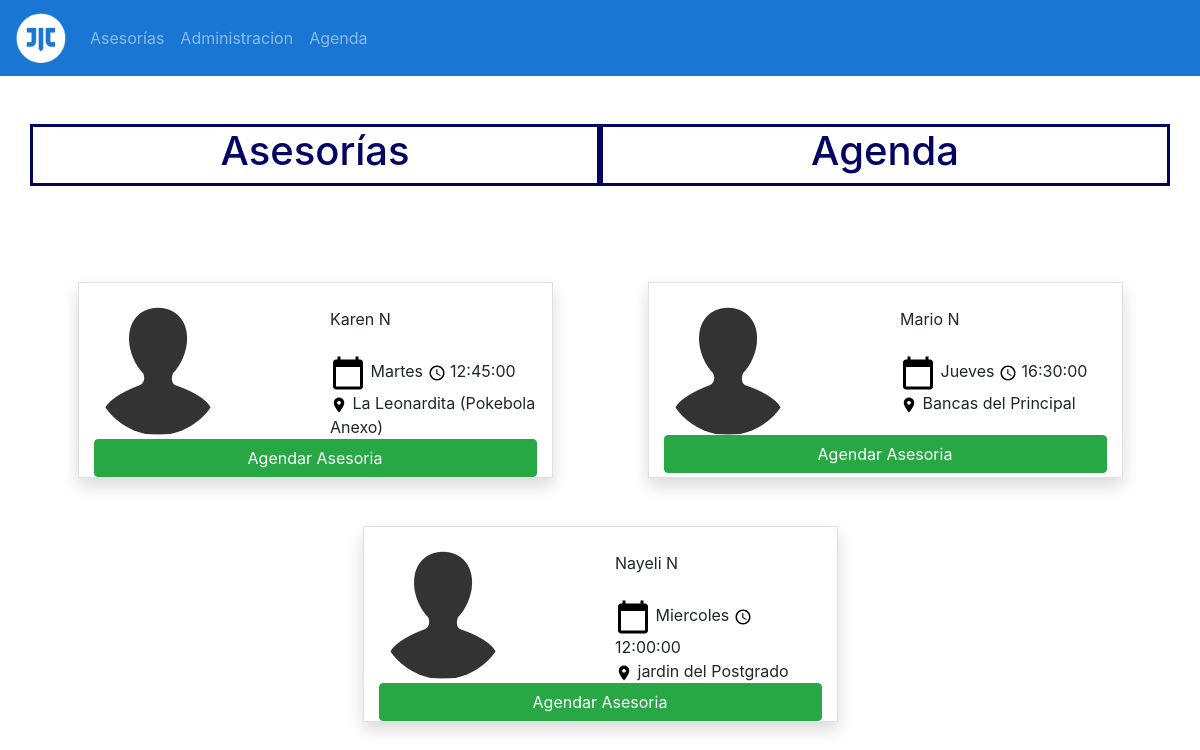
The page /source/tabla_asesores.php?nomMat=Algebra&idclass=2 on the database as committed earlier.
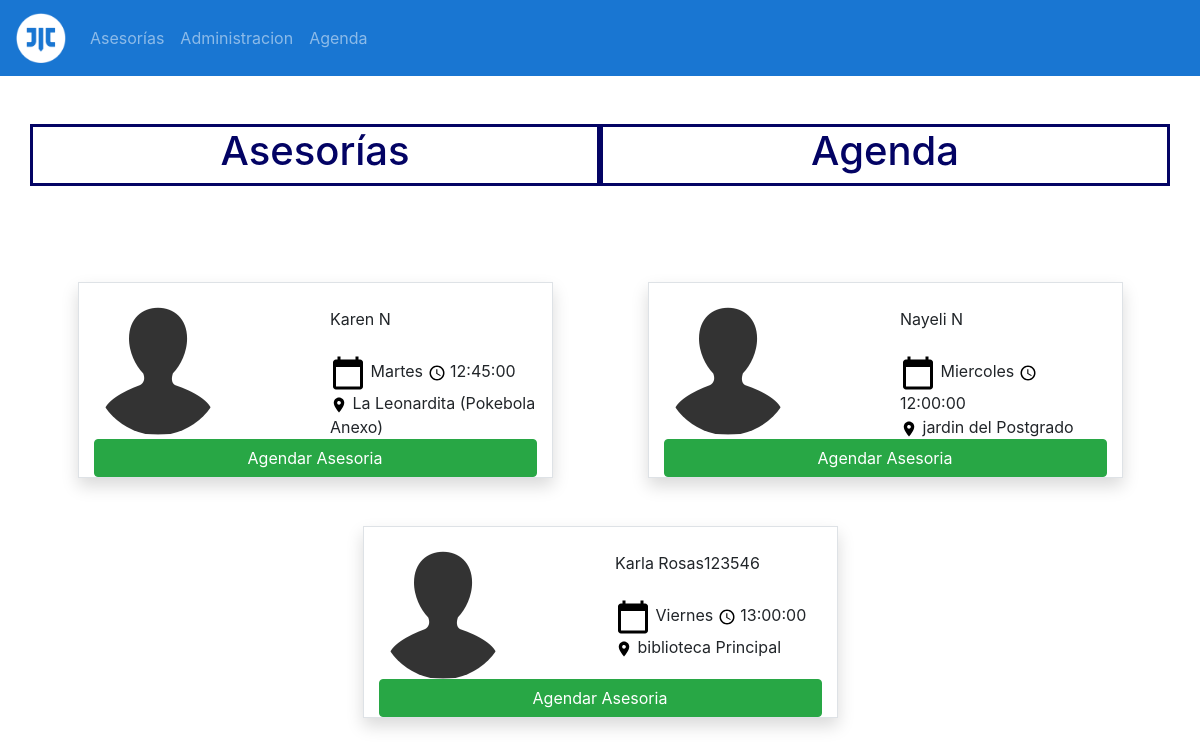
The same page on the database as committed later.
### tables this page shows
CREATE TABLE `sesiones` (
  `id_sesion` int(80) NOT NULL,
  `dia_semana` varchar(200) NOT NULL,
  `horario_sesion` time NOT NULL,
  `lugar_sesion` varchar(200) NOT NULL,
  `Estado` int(4) NOT NULL,
  `id_asesor` int(80) NOT NULL,
  `id_clase` int(80) NOT NULL
);

CREATE TABLE `asesor` (
  `id_asesor` int(80) NOT NULL,
  `nombre_asesor` varchar(200) NOT NULL,
  `celular_asesor` varchar(80) NOT NULL,
  `correo_asesor` varchar(200) NOT NULL,
  `carrera_asesor` varchar(200) NOT NULL,
  `semestre_asesor` int(80) NOT NULL,
  `contrasena_asesor` varchar(255) NOT NULL
);

### source/tabla_asesores.php (the view, shortened to what this page needs)
<!DOCTYPE html>
<html>
    <head>
        <link rel="stylesheet" type="text/css" href="../css/bootstrap.css">
        <link rel="stylesheet" type="text/css" href="../css_javerim/javerim_style.css">
    </head>
    <body>
   <nav class="navbar navbar-expand-lg navbar-dark" style="background-color: #1976D2;">
          <a class="navbar-brand" href="#">
            <img src="../img/iconos/javerim.ico" width="50" height="50" alt="javerin_ico">
          </a>
          <div class="collapse navbar-collapse" id="opciones">
            <ul class="navbar-nav">
              <li class="nav-item">
                <a class="nav-link " href="ver_asesorias.php">Asesorías</a>
              </li>
              <li class="nav-item">
                <a class="nav-link" href="Administracion.php">Administracion</a>
              </li>
              <li class="nav-item">
                <a class="nav-link" href="agenda.php">Agenda</a>
              </li>
            </ul>
          </div>
        </nav>
            <br><br>
            <div class="container">
                <div class="row">
                    <div class="col-6 titulo-nac text-center">
                        <a href="ver_asesorias.php"><h1 class="text-nac">Asesorías</h1></a>
                    </div>
                    <div class="col-6 titulo-nac text-center">
                        <a href="agenda.php"><h1 class="text-nac">Agenda</h1></a>
                    </div>
                </div>
            </div>
            <br><br>
            <div class="container-fluid">
        <?php
            $nombreMat = $_GET['nomMat'];
            $idclase = $_GET['idclass'];
            $servername = "localhost";
            $username = "root";
            $password = "";
            $dbname = "javerim";
            try {
            $conn = new PDO("mysql:host=$servername;dbname=$dbname", $username, $password);
            $conn->setAttribute(PDO::ATTR_ERRMODE, PDO::ERRMODE_EXCEPTION);
            $stmt = $conn->prepare("SELECT asesor.id_asesor, asesor.nombre_asesor, clase.nombre_asig, sesiones.dia_semana, sesiones.horario_sesion, sesiones.lugar_sesion, sesiones.Estado FROM `sesiones` INNER JOIN asesor ON sesiones.id_asesor=asesor.id_asesor INNER JOIN clase ON sesiones.id_clase= clase.id_asig WHERE clase.nombre_asig ='$nombreMat'");
            $stmt->execute();
            $resultado =$stmt->fetchAll();
            }
            catch(PDOException $e) {
                echo "Error: " . $e->getMessage();
            }
            ?>
            <div class="container">
                <div class="row justify-content-around">
                    <?php foreach ($resultado as $dato): ?>
                    <div class="col-md-5 mt-5 border shadow">
                        <br>
                        <div class="row justify-content-between">
                            <div class="col-4">
                                <img src="../img/iconos/contacts_3695.ico" class="rounded-circle" alt="photo">
                            </div>
                            <div class="col-6">
                                <b> </b> <?php echo $dato['nombre_asesor'] ?> <br>
                                <span class="fa fa-star"></span> <br>
                                <img src="../img/iconos/1x/baseline_calendar_today_black_18dp.png" alt="calendar">
                                <b> </b> <?php echo $dato['dia_semana'] ?>
                                <img src="../img/iconos/1x/baseline_query_builder_black_18dp.png" alt="calendar">
                                <b> </b> <?php echo $dato['horario_sesion'] ?> <br>
                                <img src="../img/iconos/1x/baseline_location_on_black_18dp.png" alt="calendar">
                                <b> </b> <?php echo $dato['lugar_sesion'] ?> <br>
                            </div>
                            <div class="col-12">
                                <?php if($dato['Estado'] != 1){ ?>
                                <button type='submit' class='btn btn-success btn-block' data-toggle="modal" data-target="#diag_conf"
                                    onclick="verDatos('<?php echo $dato['id_asesor']?>','<?php echo $idclase?>','<?php echo $dato['nombre_asesor']?>','<?php echo $dato['dia_semana'] ?>','<?php echo $dato['horario_sesion']?>','<?php echo $dato['lugar_sesion'] ?>', '<?php echo $nombreMat ?>')">
                                    Agendar Asesoria
                                </button>
                                <?php } else { ?>
                                    <button type='Button' class='btn btn-danger btn-block'>
                                    Actualmente ocupado
                                </button>
                                <?php } ?>
                            </div>
                        </div>
                    </div>
                    <?php endforeach ?>
                </div>
                <br>
            </div>
    </body>
</html>

### css_javerim/javerim_style.css (style rules this page uses)
.text-nac { color: rgb(3, 3, 100); }
.titulo-nac { border-style: solid; border-color: rgb(3, 3, 100); }
a:link { text-decoration: none; }

Rows that differ between the two databases and show on the page:
no longer on this page (row edited): sesiones: id_asesor.nombre_asesor "Mario N", dia_semana "Jueves", horario_sesion "16:30:00", lugar_sesion "Bancas del Principal"
added sesiones: id_asesor.nombre_asesor "Karla Rosas123546", dia_semana "Viernes", horario_sesion "13:00:00", lugar_sesion "biblioteca Principal"
